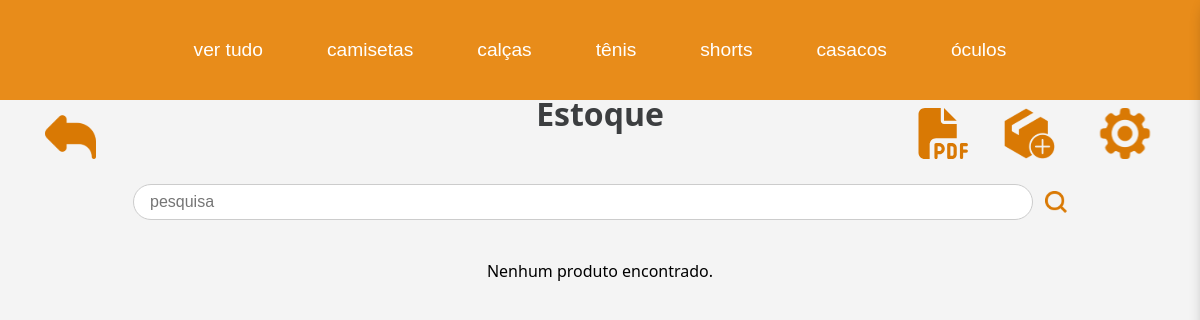
The app's page /paginas/estoque.php?categoria=casaco, older data.
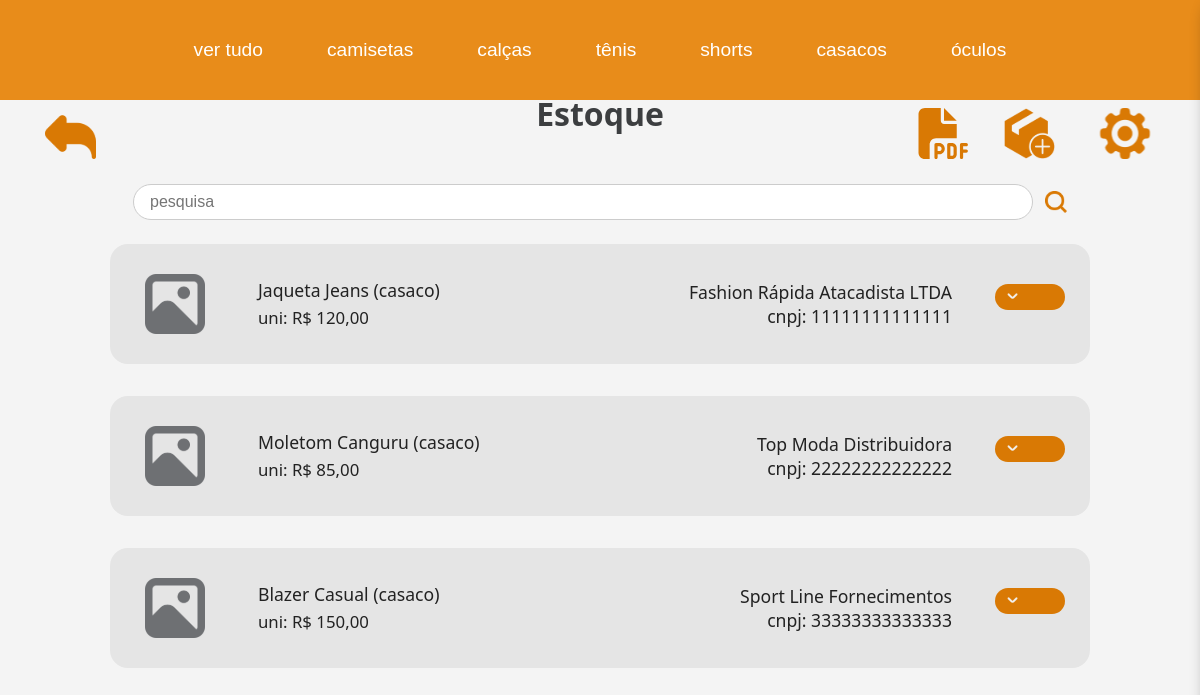
The same page, newer data.
### tables this page shows
CREATE TABLE IF NOT EXISTS produto (
  idproduto INT NOT NULL AUTO_INCREMENT,
  nome VARCHAR(200) NOT NULL,
  quantidade_estoque INT NOT NULL,
  preco_uni DECIMAL(10,2) NOT NULL,
  cor VARCHAR(45) NOT NULL,
  idtipo_produto INT NOT NULL,
  PRIMARY KEY (idproduto),
  FOREIGN KEY (idtipo_produto) REFERENCES tipo_produto(idtipo_produto)
);

CREATE TABLE IF NOT EXISTS tipo_produto(
  idtipo_produto INT NOT NULL AUTO_INCREMENT,
  tipo VARCHAR(100) NOT NULL,
  PRIMARY KEY (idtipo_produto)
);

CREATE TABLE IF NOT EXISTS fornecedor(
  idfornecedor INT NOT NULL AUTO_INCREMENT,
  nome VARCHAR(200) NOT NULL,
  cnpj VARCHAR(15) NOT NULL,
  PRIMARY KEY (idfornecedor)
);

### paginas/estoque.php (the view, shortened to what this page needs)
<?php
    include 'header.php';
    include_once '../db/conexao.php';
    $where = '';
    if (isset($_GET['categoria']) && $_GET['categoria'] != '') {
        $categoria = mysqli_real_escape_string($conn, $_GET['categoria']);
        if ($where == '') {
            $where = "WHERE LOWER(tipo_produto.tipo) = LOWER('$categoria')";
        } else {
            $where .= " AND LOWER(tipo_produto.tipo) = LOWER('$categoria')";
        }
    }
?>
<!DOCTYPE html>
<html lang="pt-br">
<head>
    <link rel="stylesheet" href="../assets/css/style.css">
    <link rel="stylesheet" href="../assets/css/headerStyle.css">
    <link rel="stylesheet" href="../assets/css/estoqueStyle.css">
    <link rel="stylesheet" href="../assets/css/sidebarStyle.css">
</head>
<body>
    <div class="settings-icon left">
        <a href="home.php"><img src="../assets/img/voltar.svg" alt="Voltar"></a>
    </div>
    <div class="settings-icon right">
        <a href="pdfProduto.php"><img src="../assets/img/pdf.svg" alt="PDF Produtos em Estoque" style="width:60px;" /></a>
        <a href="cadastro_prod.php"><img src="../assets/img/add_prod.svg" alt="adicionar"></a>
        <div class="settings-icone" onclick="toggleSidebar()">
            <img src="../assets/img/gear.svg" alt="Configurações" style="cursor: pointer;">
        </div>
    </div>
    <div class="estoque-container">
        <div class="estoque-header">
            <div class="h1-right">Estoque</div>
        </div>
        <form class="estoque-search">
            <input type="text" placeholder="pesquisa" name="pesquisa">
            <button type="submit" class="estoque-search-btn"><img src="../assets/img/lupa.svg" alt="Buscar"></button>
        </form>
        <div class="estoque-lista">
            <?php
                $sql = "SELECT
                        produto.nome AS nome_p,
                        tipo_produto.tipo,
                        produto.preco_uni,
                        fornecedor.nome AS nome_f,
                        fornecedor.cnpj
                        FROM produto
                        JOIN tipo_produto ON produto.idtipo_produto = tipo_produto.idtipo_produto
                        JOIN produtos_fornecidos pf ON produto.idproduto = pf.idproduto
                        JOIN fornecedor ON pf.idfornecedor = fornecedor.idfornecedor $where";
            $result = mysqli_query($conn, $sql);
            if ($result && mysqli_num_rows($result) > 0) {
                while ($row = mysqli_fetch_assoc($result)) {
            ?>
            <div class="estoque-card">
                <div class="estoque-card-img">
                    <img src="../assets/img/prod_img.svg" alt="Produto">
                </div>
                <div class="estoque-card-info">
                    <div class="estoque-card-title"><?php echo $row['nome_p'] . ' (' . $row['tipo'] . ')'; ?></div>
                    <div class="estoque-card-preco">uni: R$ <?php echo number_format($row['preco_uni'], 2, ',', '.'); ?></div>
                </div>
                <div class="estoque-card-fornecedor">
                    <?php echo $row['nome_f']; ?><br>
                    <span class="estoque-card-cnpj">cnpj: <?php echo $row['cnpj']; ?></span>
                </div>
                <div class="estoque-card-actions">
                    <div class="dropdown">
                        <?php
                            if($row['tipo'] != 'óculos'){
                                echo "<select name='tamanho' required>";
                                echo "<option value=''></option>";
                                        if($row['tipo'] == 'camiseta'){
                                            $tamanhos = ['PP', 'P','M', 'G', 'GG'];
                                            foreach($tamanhos as $tamanho){
                                                echo "<option value='{$tamanho}'>{$tamanho}</option>";
                                            }
                                        }else{
                                            for($i=34; $i <= 45; $i++){
                                                echo "<option value='{$i}'>{$i}</option>";
                                            }
                                        }
                                echo "</select>";
                            }
                        ?>
                    </div>
                </div>
            </div>
            <?php
                }
            } else {
                echo "<p>Nenhum produto encontrado.</p>";
            }
            ?>
        </div>
    </div>
</body>
</html>

Row changes from the older to the newer data that the page shows:
added produto: nome "Jaqueta Jeans", idtipo_produto.tipo "casaco", preco_uni "120,00", fornecedor.nome "Fashion Rápida Atacadista LTDA", fornecedor.cnpj "11111111111111"
added produto: nome "Moletom Canguru", idtipo_produto.tipo "casaco", preco_uni "85,00", fornecedor.nome "Top Moda Distribuidora", fornecedor.cnpj "22222222222222"
added produto: nome "Blazer Casual", idtipo_produto.tipo "casaco", preco_uni "150,00", fornecedor.nome "Sport Line Fornecimentos", fornecedor.cnpj "33333333333333"
Text that changed along with them:
text no longer shown: "Nenhum produto encontrado."
